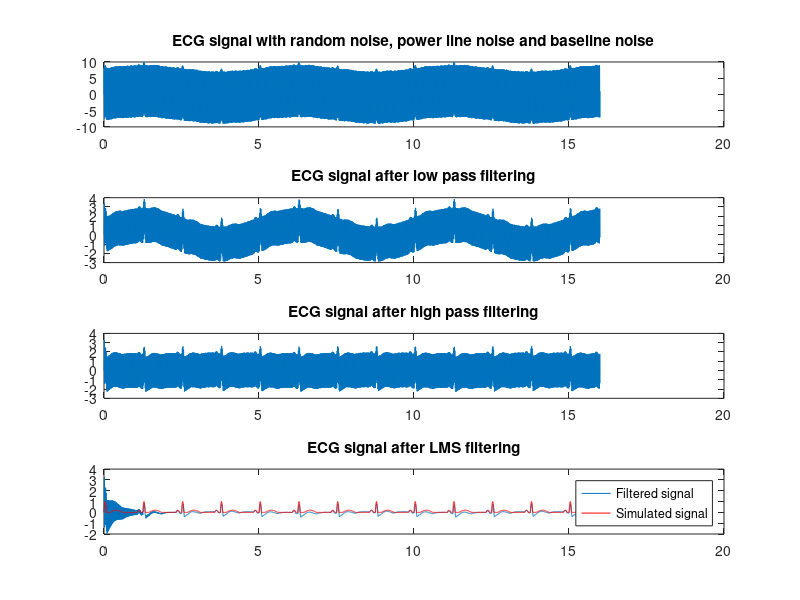

MATLAB code to generate this figure:
%Filter 50/60 Hz signal from ECG simulated data

%filter options
LPF_cutoff = 25; %ECG signal band => between 10 Hz and 25 Hz
HPF_cutoff = 1; % Baseline wander frequency is lower than 1Hz. Can be higher in special conditions (running)
LMS_conv = 0.004;

% noise amplitudes
Noise_amplitude = 0.020;
Mains_interference_amplitude = 8;
Baseline_wander_amplitude = 1;

f_baseline = 0.2;
f_interference = 50.5; % power line frequency

Fs = 50 * 16;  %sample rate
dt=1/Fs;
t=0:dt:16;

ref = sin(2*pi*f_interference*t) + 0*sin(2*pi*2*f_interference*t);

Hearth_rate = 75;
ECG_period = Hearth_rate/60;
QRS_complex_duration = 0.08; % QRS complex duration is between 0.08 - 0.12 seconds
PR_duration = 0.12;  % PR duration is between 0.12 -0.20 seconds
QT_duration = 0.40; % QT duration is between 0.35 - 0.43 seconds

QRS_t = 0:dt:QRS_complex_duration;
QRS_f = 1/QRS_complex_duration;
QRS_waveform = sin(2*pi*QRS_f/2*QRS_t).*(QRS_t<=QRS_complex_duration);

PR_t = 0:dt:PR_duration;
PR_f = 1/PR_duration;
PR_waveform = 0.2*sin(2*pi*PR_f/2*PR_t).*(PR_t<=PR_duration);

QT_t = 0:dt:QT_duration;
QT_f = 1/QT_duration;
QT_waveform = 0.2*sin(2*pi*QT_f/2*QT_t).*(QT_t<=QT_duration);



%repeat QRS_waveform according to ECG_period.
time_location = double(0==mod(t,ECG_period));

ECG_PR = conv(circshift(time_location,[0, -ceil(PR_duration/dt + PR_duration/(2*dt))]), PR_waveform);
ECG_PR = ECG_PR(1:length(ECG_PR) - length(PR_waveform) + 1);


ECG_QT = conv(circshift(time_location,QT_duration/(2*dt)), QT_waveform);
ECG_QT = ECG_QT(1:length(ECG_QT) - length(QT_waveform) + 1);



ECG_waveform = conv(time_location, QRS_waveform);
ECG_waveform = ECG_waveform(1:length(ECG_waveform) - length(QRS_waveform) + 1) + ECG_PR + ECG_QT;
ECG_waveform_noise = ECG_waveform + Noise_amplitude * randn(size(t));
ECG_waveform_interference = ECG_waveform_noise + Mains_interference_amplitude * sin (2*pi*f_interference*t);
ECG_waveform_final = ECG_waveform_interference + Baseline_wander_amplitude * sin(2*pi*f_baseline*t);

[b,a] = butter(2, LPF_cutoff/(Fs/2));
%freqz(b,a)
ECG_LPF = filter(b, a, ECG_waveform_final );

[b,a] = butter(2, HPF_cutoff/(Fs/2),'high');
%freqz(b,a)
ECG_HPF = filter(b, a, ECG_LPF );

b1 = 0;
b2 = 0;

%Fs = 60*16 = 960 hz = 1.04 ms
% 16.66 ms/2 = 8.33 ms => 4 samples for 90 degree phase shift

%Fs=50*16 = 800 hz = 1.25 ms
% 50 hz -> 20ms => 20/1.25 = 16 samples/cycle => 16/4 = 4 -> 4 samples
% represents 90 degree phase shift

% narrow band filter that works only with frequencies near f_interference
% 2 tap filter - adjust b1 and b2 coefficients for in phase ref(i) and 90 degree
% phase shift ref(i-4) signal


% if interference signal from ECG_HPF would be in phase with the ref signal
% then b2 would be 0 and b1 would be Mains_interference_amplitude/ref_amplitude.
for i=5:length(t)
    ECG_out(i) = ECG_HPF(i) - (b1*ref(i) + b2*ref(i-4)) ; 
    b1 = b1 + LMS_conv*ECG_out(i)*sign(ref(i));
    b2 = b2 + LMS_conv*ECG_out(i)*sign(ref(i-4));
    
    %store some variables
    phase_signal(1,i) = ref(i);
    leading_signal(1,i) = ref(i-4);
    coef(3,i) = 0.4*ref(i) + -0.9*ref(i-4);
    coef(2,i) = b2;
    coef(1,i) = b1;
end

% plot(t,phase_signal(1,:));
% hold on
% plot(t,leading_signal(1,:));
% hold on
% plot(t,leading_signal(1,:));
% xlim([0 0.5])
% ylim([-2 2])
% legend('ref(i)', 'ref(i-4)');

%evolution of b1 and b2 coeficients

plot(t,ref,'b');
hold on
plot(t,coef(3,:));
xlim([0 0.5])
ylim([-2 2])

% TBD - a more generic filter which works even with 
% ref = sin(2*pi*f_interference*t) + A*sin(2*pi*2*f_interference*t); where
% A is different from 0 value

subplot(4,1,1);
plot(t,ECG_waveform_final);
title("ECG signal with random noise, power line noise and baseline noise");
subplot(4,1,2);
plot(t,ECG_LPF);
title("ECG signal after low pass filtering");
subplot(4,1,3)
plot(t,ECG_HPF);
title("ECG signal after high pass filtering");
subplot(4,1,4);
plot(t,ECG_out);
title("ECG signal after LMS filtering");
hold on
plot(t,ECG_waveform,'r');
legend('Filtered signal', 'Simulated signal');
set(gcf,'Position',[380 80 800 680]);
saveas(gcf,'ECG_2_tap_filter.png');
